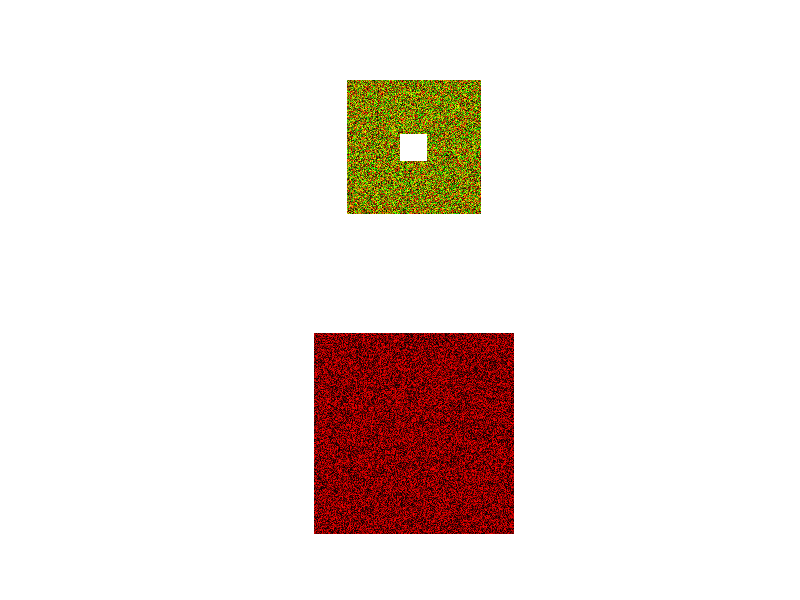
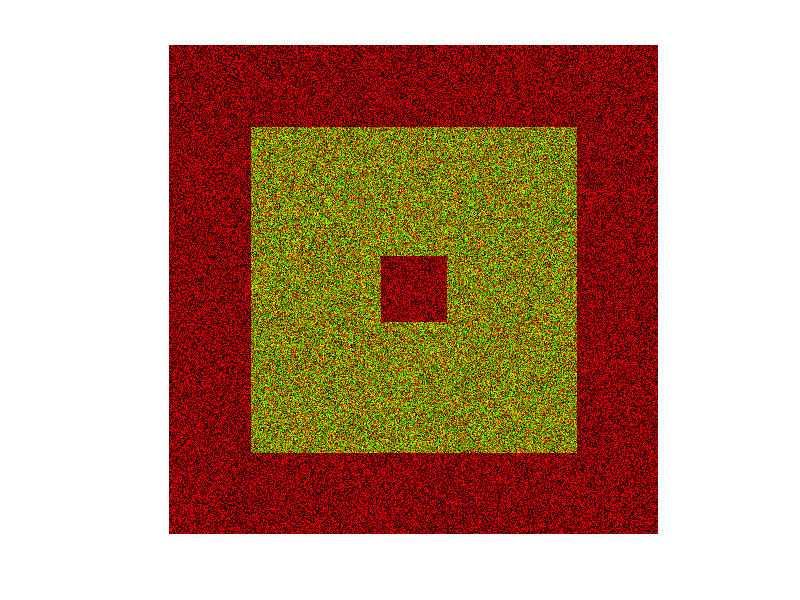

These charts were generated, in order, by the following MATLAB code:
% stuff for Louisa
close all
clear all

% make a pretend foreground image
colourednoise = rand(500, 500, 3);
colourednoise(:,:,3) = 0;
foreground  = ones(750,750,3);
foreground(126:625, 126:625,:) = colourednoise;
foreground(325:425,325:425,:) = 1;
clear colourednoise
figure;
subplot(2,1,1)
imshow(foreground)

% make pretend background image
background = rand(750,750,3);
background(:,:,2:3) = 0;
subplot(2,1,2)
imshow(background)

% louisa can work out what the code below does.... :)

idx = find((foreground(:,:,1)<1).*(foreground(:,:,2)<1).*(foreground(:,:,3)<1));
[x,y] = ind2sub(size(foreground),idx);
compositeimage = background;
% shouldn't need a for loop for this, but for some odd reason I was getting
% an OUT OF MEMORY error on my computer. I'm pretty sure:
%compositeimage(x,y,:) = foreground(x,y,:);
% should work though. Odd.
for t=1:size(x,1)
    compositeimage(x(t),y(t),:) = foreground(x(t),y(t),:);
end


figure;
imshow(compositeimage)




